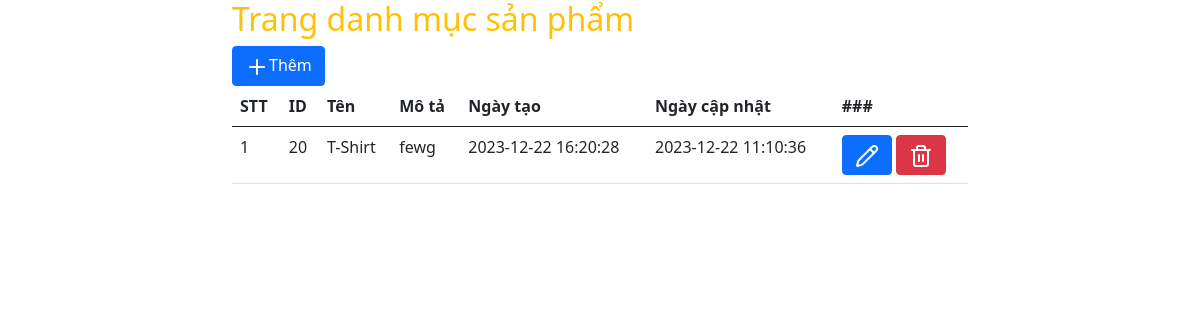
/categories/index.php, run on the app's committed database.
### tables this page shows
CREATE TABLE `categories` (
  `id` int(11) NOT NULL,
  `name` varchar(50) NOT NULL,
  `description` text NOT NULL,
  `created_at` timestamp NULL DEFAULT current_timestamp(),
  `updated_at` timestamp NULL DEFAULT current_timestamp()
);

### categories/index.php (the view, shortened to what this page needs)
<?php
include_once "../dbconnect.php";
$query="SELECT * FROM categories";
$result= mysqli_query($conn,$query);
$categories= array();
if ($result->num_rows>0){
    $rowNum=1;
    while( $row=$result->fetch_assoc()){
       $categories[]=array(
          "index"=>$rowNum++,
          "id"=>$row['id'],
          "name"=>$row['name'],
          "description"=>$row['description'],
          "created_at"=>$row['created_at'],
          "updated_at"=>$row['updated_at']
       );
    }
}
?>
<!DOCTYPE html>
<html lang="en">
<head>
    <link href="https://cdn.jsdelivr.net/npm/bootstrap@5.0.2/dist/css/bootstrap.min.css" rel="stylesheet">
</head>
<body>
    <div class="container">
        <div class="row">
            <div class="col-8 mx-auto">
                <h1 class="fs-2 text-warning">Trang danh mục sản phẩm  </h1>
                <a href="./create.php" class="btn btn-primary"><i data-lucide="plus"></i>Thêm </a>
                <table class="table table-hover">
                <thead>
                    <tr>
                        <th>STT</th>
                        <th>ID</th>
                        <th>Tên</th>
                        <th>Mô tả </th>
                        <th>Ngày tạo</th>
                        <th>Ngày cập nhật </th>
                        <th>###</th>
                    </tr>
                </thead>
                <tbody>
                    <?php foreach($categories as $cat){ ?>
                    <tr>
                        <td><?php echo $cat['index']?></td>
                        <td><?php echo $cat['id']?></td>
                        <td><?php echo $cat['name']?></td>
                        <td><?php echo $cat['description']?></td>
                        <td><?php echo $cat['created_at']?></td>
                        <td><?php echo $cat['updated_at']?></td>
                        <td>
                            <a href="./edit.php?id=<?php echo $cat ['id']?>" class="btn btn-primary"><i data-lucide="pencil"></i></a>
                            <a href="./delete.php?id=<?php echo $cat ['id']?>" class="btn btn-danger"><i data-lucide="trash"></i></a>
                        </td>
                    </tr>
                    <?php } ?>
                </tbody>
                </table>
            </div>
        </div>
    </div>
</body>
</html>

### data on the page
categories: index "1", id "20", name "T-Shirt", description "fewg", created_at "2023-12-22 16:20:28", updated_at "2023-12-22 11:10:36"
